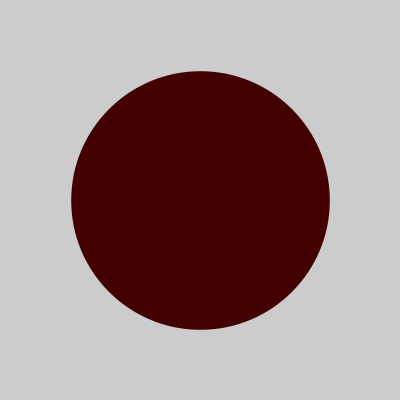
Frame 1 (no input)
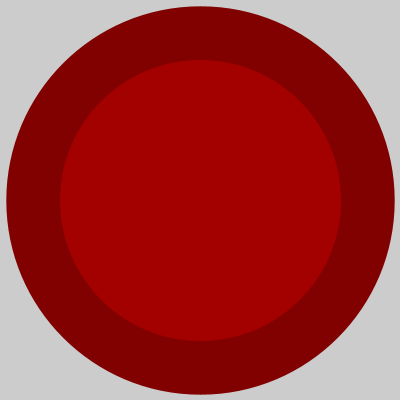
Frame 60 (the mouse pressed at the canvas centre just before this capture)
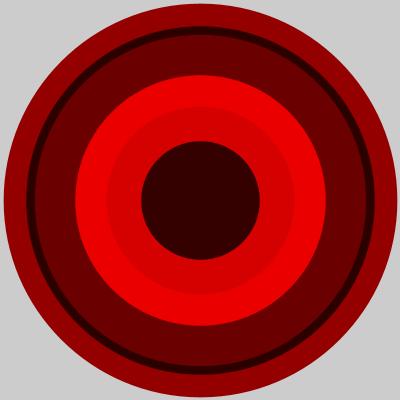
Frame 120 (the mouse held since frame 60 and released just before this capture)

The Processing sketch that drew these frames (run headless with seeded random() and noise(); from frame 60 on, the mouse is pressed at the canvas centre):

// Processing sketch: processing_63083
// ── processing_63083.pde


void setup()
{
  size(400,400);
  strokeWeight(4);
}

void draw()
{
  smooth();
  strokeWeight(random(400));
  stroke(random(256),0,0);
  point (200,200);

}
